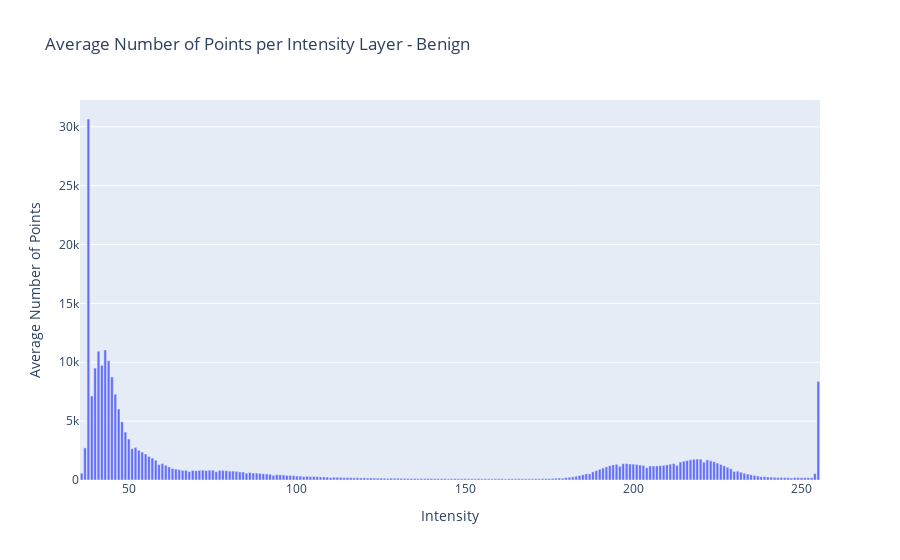

Notebook cell for this chart:
### Code cell
import os
import numpy as np
import matplotlib.pyplot as plt
import pandas as pd
import plotly.express as px
import plotly.io as pio
def process_image(filename_image):
    try:
        # Load the grayscale image
        inputImage = plt.imread(filename_image)

        # Check if the image is in color (3 channels)
        if inputImage.ndim == 3:
            # Convert to grayscale
            inputImage = np.mean(inputImage, axis=-1)

        # Flatten the intensity array
        intensity = inputImage.flatten()

        # Count the number of points for each intensity value
        unique_intensities, counts = np.unique(intensity, return_counts=True)
        
        return unique_intensities, counts

    except Exception as e:
        print(f"Error processing {filename_image}: {e}")
        return None, None

# Folder containing images
input_folder = "C:\\Users\\Aneesh PB\\Downloads\\Topology Project\\New Data\\Images\\Bengin cases\\"

# Dictionary to accumulate counts for each intensity
intensity_counts = {}

# Process each image in the input folder
image_count = 0
for filename in os.listdir(input_folder):
    if filename.lower().endswith('.png') or filename.lower().endswith('.jpg'):  # Adjust file extensions as needed
        filename_image = os.path.join(input_folder, filename)
        unique_intensities, counts = process_image(filename_image)
        
        if unique_intensities is not None:
            image_count += 1
            for intensity, count in zip(unique_intensities, counts):
                if intensity in intensity_counts:
                    intensity_counts[intensity].append(count)
                else:
                    intensity_counts[intensity] = [count]

# Calculate average number of points per intensity
average_intensity_counts = {intensity: np.mean(counts) for intensity, counts in intensity_counts.items()}

# Create a DataFrame for the average counts
df_avg_counts = pd.DataFrame(list(average_intensity_counts.items()), columns=['Intensity', 'Average Count'])

# Plot the average number of points for each intensity value
fig = px.bar(df_avg_counts, x='Intensity', y='Average Count', title='Average Number of Points per Intensity Layer - Benign',
             labels={'Average Count': 'Average Number of Points'})
fig.show()
# output_plot_file = "C:\\Users\\Aneesh PB\\Downloads\\Topology Project\\VS code\\average_intensity_distribution.png"
# pio.write_image(fig, output_plot_file)

### Figure 1 — Plotly figure (JSON) as saved in the notebook; plotly's stock layout.template omitted (floating-point values rounded to 4 significant figures; data arrays with more than 128 entries replaced by an {"elided": "..."} marker saying what was removed)
{"data": [{"alignmentgroup": "True", "hovertemplate": "Intensity=%{x}<br>Average Number of Points=%{y}<extra></extra>", "legendgroup": "", "marker": {"color": "#636efa", "pattern": {"shape": ""}}, "name": "", "offsetgroup": "", "orientation": "v", "showlegend": false, "textposition": "auto", "type": "bar", "x": {"elided": "220 int values"}, "xaxis": "x", "y": {"elided": "220 float values"}, "yaxis": "y"}], "layout": {"barmode": "relative", "legend": {"tracegroupgap": 0}, "title": {"text": "Average Number of Points per Intensity Layer - Benign"}, "xaxis": {"anchor": "y", "domain": [0, 1], "title": {"text": "Intensity"}}, "yaxis": {"anchor": "x", "domain": [0, 1], "title": {"text": "Average Number of Points"}}}}
